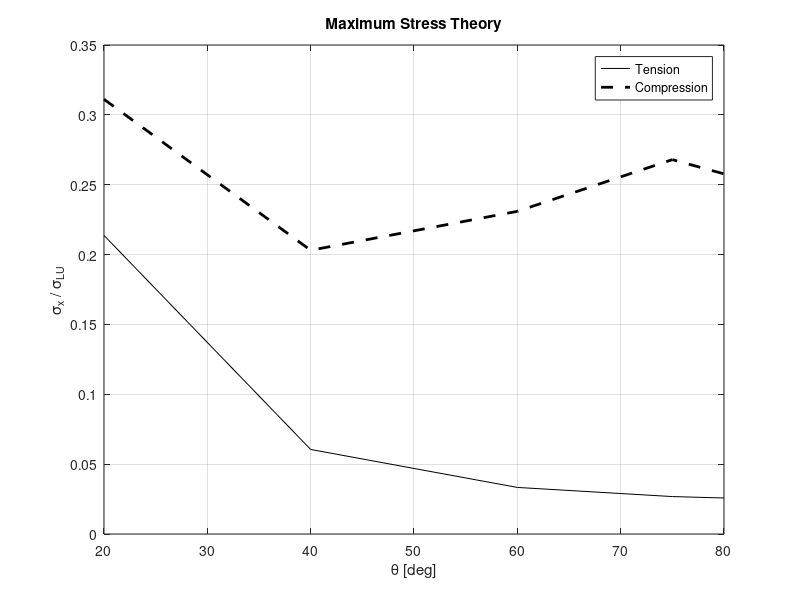
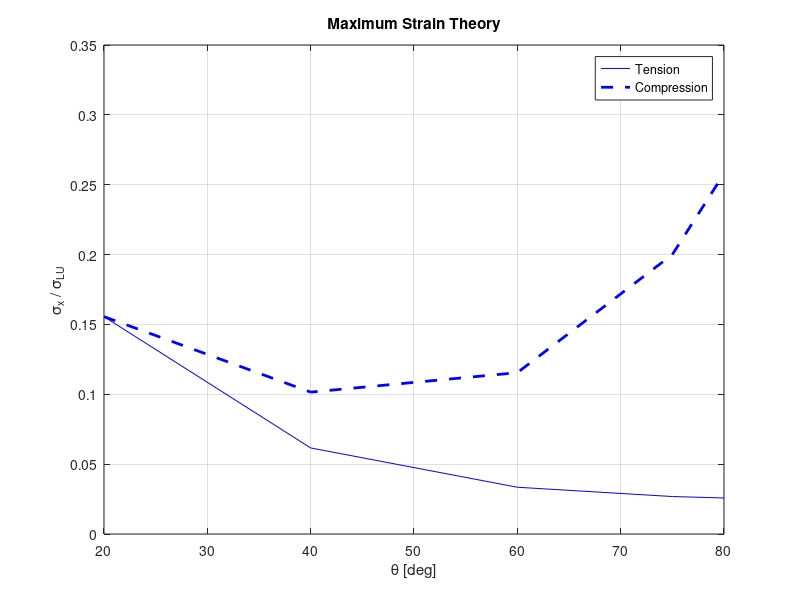
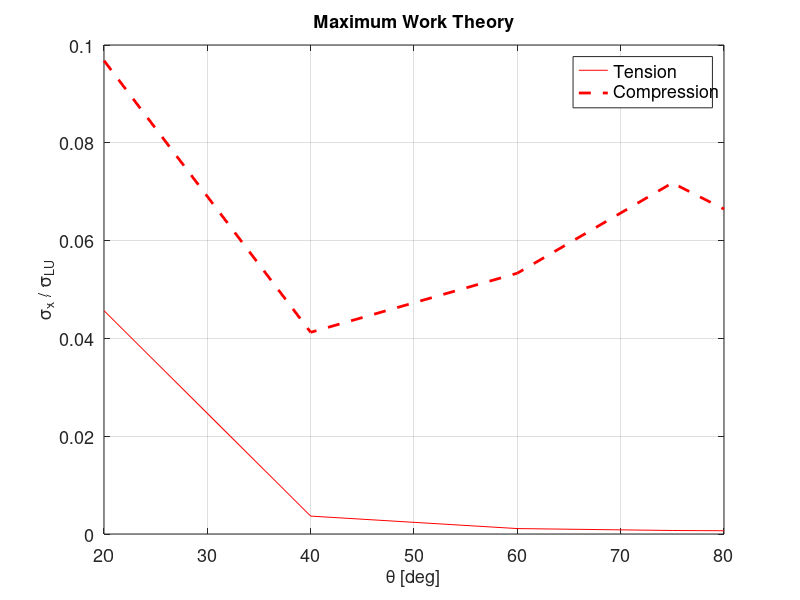

These figures' MATLAB source, in order:
%% ================================================================
% MAE 471 Project 2 - Failure Criteria for Composite Lamina
% Corrected with True Stress and Strain Transformation Equations
% ================================================================
clear; close all; clc;

%% --- Material Properties ---
sigma_LU = 1.0;    % Longitudinal tensile
sigma_LC = 1.0;    % Longitudinal compressive
sigma_TU = 0.025;  % Transverse tensile
sigma_TC = 0.25;   % Transverse compressive
tau_LT   = 0.1;    % Shear

E_L  = 20e6;
E_T  = 1e6;
G_LT = 0.7e6;
nu_LT = 0.25;                     % Poisson's ratio
nu_TL = nu_LT * (E_T / E_L);      % Reciprocal Poisson's ratio

% Strain limits
eps_LU   = sigma_LU / E_L;
eps_LC   = sigma_LC / E_L;
eps_TU   = sigma_TU / E_T;
eps_TC   = sigma_TC / E_T;
gamma_LTU = tau_LT / G_LT;

%% --- Angles ---
theta_deg = [20 40 60 75 80];
theta = deg2rad(theta_deg);

modeNames = {'Longitudinal','Transverse','Shear'};

%% ================================================================
%  MAXIMUM STRESS THEORY
% ================================================================
for i = 1:length(theta)
    c = cos(theta(i));
    s = sin(theta(i));

    % === Tension ===
    sigma_x = 1;
    sigmaL = sigma_x * c^2;
    sigmaT = sigma_x * s^2;
    tauLT  = -sigma_x * s * c;

    ratio_L = abs(sigmaL) / sigma_LU;
    ratio_T = abs(sigmaT) / sigma_TU;
    ratio_S = abs(tauLT) / tau_LT;
    [maxRatio, fail_t(i)] = max([ratio_L, ratio_T, ratio_S]);
    sigma_t(i) = 1 / maxRatio;

    % === Compression ===
    sigma_x = -1;
    sigmaL = sigma_x * c^2;
    sigmaT = sigma_x * s^2;
    tauLT  = -sigma_x * s * c;

    ratio_L = abs(sigmaL) / sigma_LC;
    ratio_T = abs(sigmaT) / sigma_TC;
    ratio_S = abs(tauLT) / tau_LT;
    [maxRatio, fail_c(i)] = max([ratio_L, ratio_T, ratio_S]);
    sigma_c(i) = 1 / maxRatio;
end

%% ================================================================
%  MAXIMUM STRAIN THEORY
% ================================================================
for i = 1:length(theta)
    c = cos(theta(i));
    s = sin(theta(i));

    % === Tension ===
    sigma_x = 1;
    epsL = (1/E_L)*(c^2 - nu_LT*s^2)*sigma_x;
    epsT = (1/E_T)*(s^2 - nu_TL*c^2)*sigma_x;
    gammaLT = -2*sigma_x*s*c/G_LT;

    ratio_L = abs(epsL) / eps_LU;
    ratio_T = abs(epsT) / eps_TU;
    ratio_S = abs(gammaLT) / gamma_LTU;
    [maxRatio, failS_t(i)] = max([ratio_L, ratio_T, ratio_S]);
    strain_t(i) = 1 / maxRatio;

    % === Compression ===
    sigma_x = -1;
    epsL = (1/E_L)*(c^2 - nu_LT*s^2)*sigma_x;
    epsT = (1/E_T)*(s^2 - nu_TL*c^2)*sigma_x;
    gammaLT = -2*sigma_x*s*c/G_LT;

    ratio_L = abs(epsL) / eps_LC;
    ratio_T = abs(epsT) / eps_TC;
    ratio_S = abs(gammaLT) / gamma_LTU;
    [maxRatio, failS_c(i)] = max([ratio_L, ratio_T, ratio_S]);
    strain_c(i) = 1 / maxRatio;
end

%% ================================================================
%  MAXIMUM WORK THEORY
% ================================================================
for i = 1:length(theta)
    c = cos(theta(i)); s = sin(theta(i));

    % === Tension ===
    sigma_x = 1;
    sigmaL = sigma_x * c^2;
    sigmaT = sigma_x * s^2;
    tauLT  = -sigma_x * s * c;

    W1 = 0.5 * sigmaL^2 / E_L;
    W2 = 0.5 * sigmaT^2 / E_T;
    W3 = 0.5 * tauLT^2 / G_LT;

    W1lim = 0.5 * sigma_LU * eps_LU;
    W2lim = 0.5 * sigma_TU * eps_TU;
    W3lim = 0.5 * tau_LT * gamma_LTU;

    ratio_L = W1 / W1lim;
    ratio_T = W2 / W2lim;
    ratio_S = W3 / W3lim;

    [maxRatio, failW_t(i)] = max([ratio_L, ratio_T, ratio_S]);
    work_t(i) = 1 / maxRatio;

    % === Compression ===
    sigma_x = -1;
    sigmaL = sigma_x * c^2;
    sigmaT = sigma_x * s^2;
    tauLT  = -sigma_x * s * c;

    W1 = 0.5 * sigmaL^2 / E_L;
    W2 = 0.5 * sigmaT^2 / E_T;
    W3 = 0.5 * tauLT^2 / G_LT;

    W1lim = 0.5 * sigma_LC * eps_LC;
    W2lim = 0.5 * sigma_TC * eps_TC;
    W3lim = 0.5 * tau_LT * gamma_LTU;

    ratio_L = W1 / W1lim;
    ratio_T = W2 / W2lim;
    ratio_S = W3 / W3lim;

    [maxRatio, failW_c(i)] = max([ratio_L, ratio_T, ratio_S]);
    work_c(i) = 1 / maxRatio;
end

%% ================================================================
%  PLOTS
% ================================================================


figure;
plot(theta_deg,sigma_t,'k-',theta_deg,sigma_c,'k--','LineWidth',2);
title('Maximum Stress Theory'); grid on;
xlabel('\theta [deg]'); ylabel('\sigma_x / \sigma_{LU}');
legend('Tension','Compression','Location','best');

figure;
plot(theta_deg,strain_t,'b-',theta_deg,strain_c,'b--','LineWidth',2);
title('Maximum Strain Theory'); grid on;
xlabel('\theta [deg]'); ylabel('\sigma_x / \sigma_{LU}');
legend('Tension','Compression','Location','best');

figure;
plot(theta_deg,work_t,'r-',theta_deg,work_c,'r--','LineWidth',2);
title('Maximum Work Theory'); grid on;
xlabel('\theta [deg]'); ylabel('\sigma_x / \sigma_{LU}');
legend('Tension','Compression','Location','best');

set(findall(gcf,'-property','FontSize'),'FontSize',13);

%% ================================================================
%  OUTPUT TABLES
% ================================================================
fprintf('\n============================================================\n');
fprintf('Angle |  Stress_T  Mode_T    |  Stress_C  Mode_C\n');
fprintf('============================================================\n');
for i = 1:length(theta)
    fprintf('%3d°  |  %8.4f  %-12s |  %8.4f  %-12s\n', ...
        theta_deg(i), sigma_t(i), modeNames{fail_t(i)}, ...
        sigma_c(i), modeNames{fail_c(i)});
end

fprintf('\n============================================================\n');
fprintf('Angle |  Strain_T  Mode_T    |  Strain_C  Mode_C\n');
fprintf('============================================================\n');
for i = 1:length(theta)
    fprintf('%3d°  |  %8.4f  %-12s |  %8.4f  %-12s\n', ...
        theta_deg(i), strain_t(i), modeNames{failS_t(i)}, ...
        strain_c(i), modeNames{failS_c(i)});
end

fprintf('\n============================================================\n');
fprintf('Angle |  Work_T    Mode_T    |  Work_C    Mode_C\n');
fprintf('============================================================\n');
for i = 1:length(theta)
    fprintf('%3d°  |  %8.4f  %-12s |  %8.4f  %-12s\n', ...
        theta_deg(i), work_t(i), modeNames{failW_t(i)}, ...
        work_c(i), modeNames{failW_c(i)});
end
fprintf('============================================================\n');
